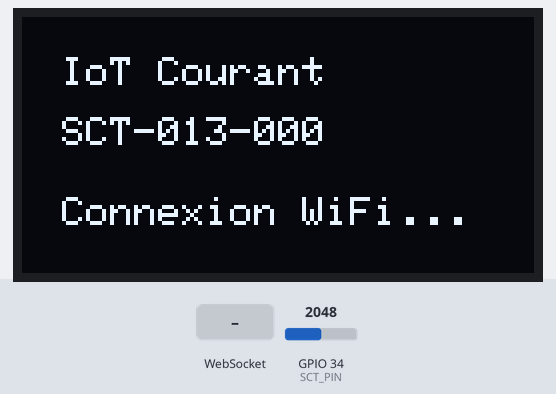
This program was run on a simulated ESP32. On the bench: 128×64 one-colour display. The test bench sets the inputs (shaded band); at power-on: GPIO 34 (SCT_PIN) = 2048 (analog values on the 0–4095 scale). WiFi joins after 1.5 s; servers stay silent unless stated; the local clock reads 2024-03-15 10:24:30 at power-on unless the program sets it; random numbers use the default seed unless the program sets one; EEPROM starts erased; what the program prints to the serial monitor is not drawn.

Above: at 1.2 s.
7.1 s: WebSocket text "1" received
At 8.1 s:
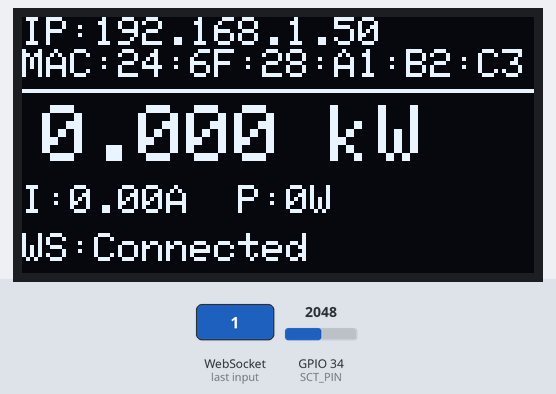
8.8 s: GPIO 34 (SCT_PIN) set to 2866
At 10.6 s:
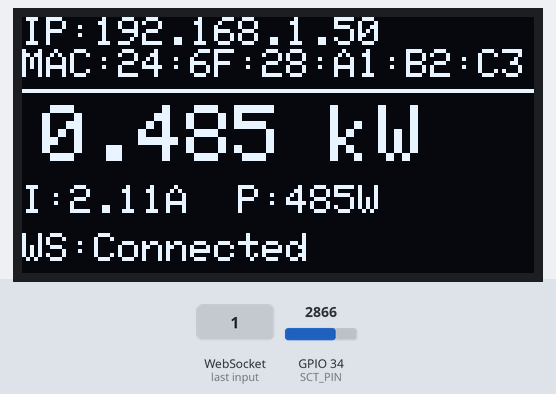
10.8 s: GPIO 34 (SCT_PIN) set to 3603
At 12.4 s:
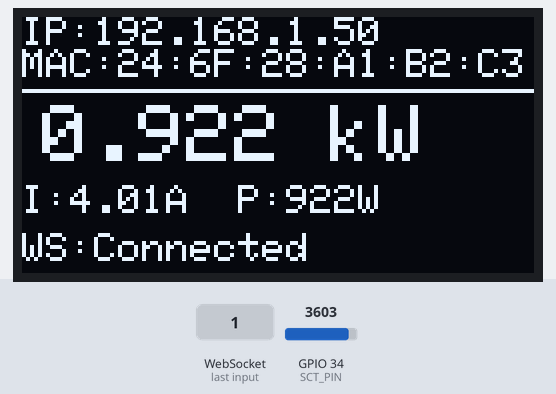
12.5 s: GPIO 34 (SCT_PIN) set to 4095
At 14.4 s:
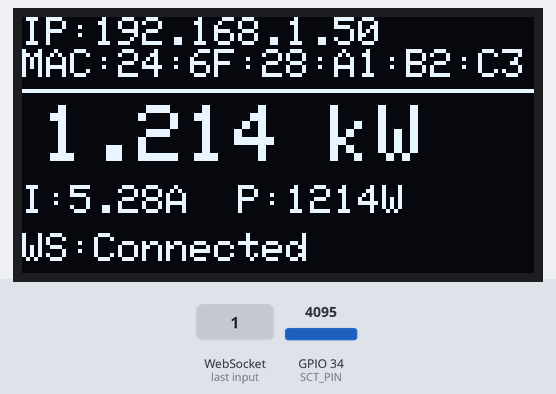
Timing chart, 0 to 15.3 s (numbered marks = the images above; inputs shaded):
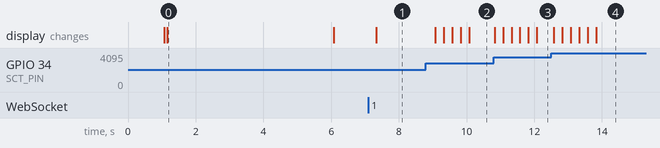

Measured:
- after the input at 7.1 s, the display: changes after 0.23 s (image 1)
- after the input at 8.8 s, the display: first changes after 0.28 s (image 2 shows a later state)
- after the input at 10.8 s, the display: first changes at once (image 3 shows a later state)
- after the input at 12.5 s, the display: first changes after 0.08 s (image 4 shows a later state)
- what the display in image 0 shows lasts 4.9 s, from 1.2 s to 6.1 s

The program:

main.cpp
```cpp
#include <WiFi.h>
#include <WebSocketsClient.h>
#include <ArduinoJson.h>
#include "time.h"
#include <Wire.h>
#include <Adafruit_GFX.h>
#include <Adafruit_SSD1306.h>
#include "config.h"
#include "oledDetector.h"


#define SIMULATION_MODE false

Adafruit_SSD1306 display(SCREEN_WIDTH, SCREEN_HEIGHT, &Wire, OLED_RESET);

// WebSocket client
WebSocketsClient webSocket;
bool isStompConnected = false;

// NTP Configuration
const char* ntpServer = "pool.ntp.org";
const long gmtOffset_sec = 3600;
const int daylightOffset_sec = 0;

// Variables pour les mesures
float currentRMS = 0.0;
float powerWatts = 0.0;
float powerKW = 0.0;
unsigned long lastUpdate = 0;

// Moyenne glissante pour lisser les valeurs
#define SMOOTH_SAMPLES 5
float powerHistory[SMOOTH_SAMPLES] = {0};
int powerHistoryIndex = 0;

// Offset ADC calibré au démarrage
int calibratedOffset = ADC_COUNTS / 2;

// ==================== FONCTIONS NTP ====================
void initTime() {
  configTime(gmtOffset_sec, daylightOffset_sec, ntpServer);
  Serial.println("Waiting for NTP time...");
  time_t now_sec = time(nullptr);
  while (now_sec < 100000) {
    delay(500);
    Serial.print(".");
    now_sec = time(nullptr);
  }
  Serial.println("\nTime initialized!");
}

String getISO8601Time() {
  time_t now_sec = time(nullptr);
  struct tm timeinfo;
  gmtime_r(&now_sec, &timeinfo);
  char buffer[25];
  sprintf(buffer, "%04d-%02d-%02dT%02d:%02d:%02d",
          timeinfo.tm_year + 1900,
          timeinfo.tm_mon + 1,
          timeinfo.tm_mday,
          timeinfo.tm_hour,
          timeinfo.tm_min,
          timeinfo.tm_sec);
  return String(buffer);
}

// ==================== FONCTIONS STOMP/WEBSOCKET ====================
void sendStompFrame(String frame) {
  frame += '\0';
  webSocket.sendTXT(frame);
}

void webSocketEvent(WStype_t type, uint8_t * payload, size_t length) {
  switch (type) {
    case WStype_DISCONNECTED:
      Serial.println("WebSocket Disconnected.");
      isStompConnected = false;
      break;

    case WStype_CONNECTED:
      Serial.println("WebSocket Connected to /iot/energy!");
      isStompConnected = true;
      break;

    case WStype_TEXT:
      Serial.print("Received from server: ");
      Serial.println((char*)payload);
      // Parse server response (acknowledgment or error)
      break;

    case WStype_ERROR:
      Serial.println("WebSocket Error!");
      isStompConnected = false;
      break;

    default:
      break;
  }
}

// ==================== CALIBRATION ====================
void calibrateOffset() {
  Serial.println("[CAL] Attente stabilisation du circuit...");
  delay(2000);  // Attendre 2 secondes pour que le circuit se stabilise
  Serial.println("[CAL] Calibration de l'offset ADC...");

  long sum = 0;
  int numSamples = 2000;

  for (int i = 0; i < numSamples; i++) {
    sum += analogRead(SCT_PIN);
    delayMicroseconds(500);
  }

  calibratedOffset = sum / numSamples;
  Serial.printf("[CAL] Offset calibre: %d (theorique: 2048)\n", calibratedOffset);
}

// ==================== FONCTIONS MESURE COURANT ====================
float measureCurrentRMS() {
  long sumSquares = 0;
  int sample;
  int sampleOffset;

  // Debug: afficher quelques valeurs ADC brutes
  static unsigned long lastDebug = 0;
  bool showDebug = (millis() - lastDebug > 5000);
  if (showDebug) {
    lastDebug = millis();
    Serial.print("[ADC DEBUG] Offset=");
    Serial.print(calibratedOffset);
    Serial.print(" | Samples: ");
  }

  for (int i = 0; i < SAMPLES; i++) {
    sample = analogRead(SCT_PIN);

    // Debug: afficher les 5 premiers échantillons
    if (showDebug && i < 5) {
      Serial.print(sample);
      Serial.print(" ");
    }

    sampleOffset = sample - calibratedOffset;
    sumSquares += (long)sampleOffset * sampleOffset;
    delayMicroseconds(200);
  }

  if (showDebug) {
    Serial.println();
  }

  float meanSquares = (float)sumSquares / SAMPLES;
  float rmsADC = sqrt(meanSquares);
  float rmsVoltage = (rmsADC / (float)ADC_COUNTS) * VREF;
  float current = (rmsVoltage / BURDEN_RESISTOR) * SCT_RATIO * CALIBRATION_FACTOR;

  // Protection contre nan
  if (isnan(current) || isinf(current)) {
    current = 0.0;
  }

  // Seuil de bruit : ignorer les petites valeurs
  if (current < NOISE_THRESHOLD) {
    current = 0.0;
  }

  return current;
}

// ==================== FONCTIONS AFFICHAGE ====================
void displayStatus() {
  display.clearDisplay();
  display.setTextSize(1);
  display.setTextColor(SSD1306_WHITE);

  // Ligne 1: IP
  display.setCursor(0, 0);
  display.print("IP:");
  display.println(WiFi.localIP());

  // Ligne 2: MAC
  display.print("MAC:");
  display.println(WiFi.macAddress());

  // Ligne 3: Séparation
  display.drawLine(0, 18, 127, 18, SSD1306_WHITE);

  // Ligne 4: Puissance en kW (grand)
  display.setTextSize(2);
  display.setCursor(5, 22);
  if (powerKW < 10) {
    display.print(powerKW, 3);
  } else {
    display.print(powerKW, 2);
  }
  display.println(" kW");

  // Ligne 5: Courant et Watts
  display.setTextSize(1);
  display.setCursor(0, 42);
  display.print("I:");
  display.print(currentRMS, 2);
  display.print("A  P:");
  display.print(powerWatts, 0);
  display.println("W");

  // Ligne 6: Status connexion
  display.setCursor(0, 54);
  display.print("WS:");
  display.println(isStompConnected ? "Connected" : "Disconnected");

  display.display();
}

void printSerial() {
  Serial.println("------------------------");
  Serial.print("Courant RMS: ");
  Serial.print(currentRMS, 3);
  Serial.println(" A");
  Serial.print("Puissance: ");
  Serial.print(powerWatts, 1);
  Serial.print(" W | ");
  Serial.print(powerKW, 4);
  Serial.println(" kW");
}

// ==================== SETUP ====================
void setup() {
  Serial.begin(115200);
  delay(1000);

  Serial.println("\n=== IoT Courant - Mesure SCT-013 ===");
  Serial.println("Capteur: SCT-013-000 (100A)");
  Serial.printf("Pin ADC: GPIO%d\n", SCT_PIN);
  Serial.printf("Tension secteur: %.0fV\n", VOLTAGE_REF);
  Serial.printf("Resistance burden: %.0f ohms\n", BURDEN_RESISTOR);

  // Configurer l'ADC
  analogReadResolution(ADC_BITS);
  analogSetAttenuation(ADC_11db);

  // Initialiser l'OLED avec auto-détection
  if (!initOLED(display)) {
    Serial.println("[ERREUR] Impossible d'initialiser l'écran OLED");
    Serial.println("[INFO] Continuons quand même sans écran...");
  } else {
    Serial.println("[OK] Écran OLED initialisé avec succès!");
    display.clearDisplay();
    display.setTextSize(1);
    display.setTextColor(SSD1306_WHITE);
    display.setCursor(10, 10);
    display.println("IoT Courant");
    display.setCursor(10, 25);
    display.println("SCT-013-000");
    display.setCursor(10, 45);
    display.println("Connexion WiFi...");
    display.display();
  }

  // Connexion WiFi
  WiFi.begin(WIFI_SSID, WIFI_PASSWORD);
  Serial.print("Connecting to Wi-Fi");
  while (WiFi.status() != WL_CONNECTED) {
    delay(500);
    Serial.print(".");
  }
  Serial.println();
  Serial.print("Connected! IP: ");
  Serial.println(WiFi.localIP());

  // Initialiser NTP
  initTime();

  // Initialiser WebSocket avec SSL pour Render
  webSocket.beginSSL(WS_SERVER, WS_PORT, WS_PATH);
  webSocket.onEvent(webSocketEvent);
  webSocket.setReconnectInterval(5000);

  // Calibrer l'offset ADC
  calibrateOffset();

  Serial.println("\nDémarrage des mesures...\n");
}


// ==================== SIMULATION DATA ====================
float generateFakeCurrent() {
  static float current = 1.5;

  float variation = random(-20, 20) / 100.0; // ±0.2A
  current += variation;

  if (current < 0.2) current = 0.2;
  if (current > 10.0) current = 10.0;

  return current;
}


// ==================== LOOP ====================
void loop() {
  webSocket.loop();

  unsigned long currentMillis = millis();

  if (currentMillis - lastUpdate >= UPDATE_INTERVAL) {
    lastUpdate = currentMillis;

    // Mesurer le courant RMS
    // float rawCurrent = measureCurrentRMS();
    // float rawPower = VOLTAGE_REF * rawCurrent;


    float rawCurrent;
float rawPower;

#if SIMULATION_MODE
  rawCurrent = generateFakeCurrent();
  rawPower = VOLTAGE_REF * rawCurrent;
#else
  rawCurrent = measureCurrentRMS();
  rawPower = VOLTAGE_REF * rawCurrent;
#endif


    // Ajouter a la moyenne glissante
    powerHistory[powerHistoryIndex] = rawPower;
    powerHistoryIndex = (powerHistoryIndex + 1) % SMOOTH_SAMPLES;

    // Calculer la moyenne
    float sum = 0;
    for (int i = 0; i < SMOOTH_SAMPLES; i++) {
      sum += powerHistory[i];
    }
    powerWatts = sum / SMOOTH_SAMPLES;
    powerKW = powerWatts / 1000.0;
    currentRMS = powerWatts / VOLTAGE_REF;

    // Afficher sur l'écran
    displayStatus();

    // Afficher sur le port série
    printSerial();

    // Envoyer via WebSocket si connecté
    if (isStompConnected) {
      StaticJsonDocument<256> json;

      json["powerKW"] = (double)powerKW;
      json["powerW"] = (double)powerWatts;
      json["currentA"] = (double)currentRMS;
      json["voltage"] = (int)VOLTAGE_REF;
      json["timestamp"] = getISO8601Time();
      json["mac"] = WiFi.macAddress();

      String payloadJson;
      serializeJson(json, payloadJson);

      Serial.print("[SEND] ");
      Serial.println(payloadJson);

      String sendFrame = "SEND\n";
      sendFrame += "destination:/app/addData\n";
      sendFrame += "content-type:application/json\n";
      sendFrame += "content-length:" + String(payloadJson.length()) + "\n";
      sendFrame += "\n";
      sendFrame += payloadJson;

      sendStompFrame(sendFrame);
      Serial.println("✓ Données envoyées au serveur!");
    }
  }
}
```

oledDetector.h
```cpp
#ifndef OLED_DETECTOR_H
#define OLED_DETECTOR_H

#include <Adafruit_SSD1306.h>

// Initialiser l'OLED avec auto-détection
// Retourne true si succès, false si échec
bool initOLED(Adafruit_SSD1306 &display);

#endif
```

oledDetector.cpp
```cpp
#include "oledDetector.h"
#include "config.h"
#include <Wire.h>
#include <EEPROM.h>

// Adresses EEPROM
#define EEPROM_MAGIC 0xAB
#define EEPROM_ADDR_MAGIC 0
#define EEPROM_ADDR_SDA 1
#define EEPROM_ADDR_SCL 2
#define EEPROM_ADDR_I2C 3

// Structure config OLED
struct OLEDConfig {
  uint8_t sda_pin;
  uint8_t scl_pin;
  uint8_t i2c_address;
};

// Pins I2C possibles sur ESP32 et ESP8266
// Ordre optimisé : pins les plus courantes en premier
#ifdef ESP32
  // ESP32 : toutes les pins GPIO utilisables pour I2C
  // Priorité : 21/22 (standards), 4/5, puis autres
  const int possiblePins[] = {21, 22, 4, 5, 13, 14, 15, 16, 17, 18, 19, 23, 25, 26, 27, 32, 33};
#else
  // ESP8266 : priorité aux pins standards (4/5) et IDEASPARK inversées (14/12)
  const int possiblePins[] = {14, 12, 4, 5, 0, 2, 13, 15};
#endif
const int numPins = sizeof(possiblePins) / sizeof(possiblePins[0]);
const uint8_t possibleAddresses[] = {0x3C, 0x3D};
const int numAddresses = 2;

// Charger config depuis EEPROM
bool loadOLEDConfig(OLEDConfig &config) {
  EEPROM.begin(512);
  if (EEPROM.read(EEPROM_ADDR_MAGIC) == EEPROM_MAGIC) {
    config.sda_pin = EEPROM.read(EEPROM_ADDR_SDA);
    config.scl_pin = EEPROM.read(EEPROM_ADDR_SCL);
    config.i2c_address = EEPROM.read(EEPROM_ADDR_I2C);

    Serial.println("[OLED] Config chargée depuis EEPROM");
    Serial.printf("  SDA=GPIO%d, SCL=GPIO%d, Adr=0x%02X\n",
                  config.sda_pin, config.scl_pin, config.i2c_address);
    return true;
  }
  return false;
}

// Sauvegarder config dans EEPROM
void saveOLEDConfig(const OLEDConfig &config) {
  EEPROM.write(EEPROM_ADDR_MAGIC, EEPROM_MAGIC);
  EEPROM.write(EEPROM_ADDR_SDA, config.sda_pin);
  EEPROM.write(EEPROM_ADDR_SCL, config.scl_pin);
  EEPROM.write(EEPROM_ADDR_I2C, config.i2c_address);
  EEPROM.commit();
  Serial.println("[OLED] Config sauvegardée dans EEPROM");
}

// Scanner toutes les combinaisons
bool scanForOLED(Adafruit_SSD1306 &display, OLEDConfig &config) {
  Serial.println("\n[OLED] Scan automatique en cours...");
  Serial.printf("[OLED] Test de %d pins possibles\n", numPins);

  int testCount = 0;
  for (int sda_i = 0; sda_i < numPins; sda_i++) {
    for (int scl_i = 0; scl_i < numPins; scl_i++) {
      if (sda_i == scl_i) continue;

      int sda = possiblePins[sda_i];
      int scl = possiblePins[scl_i];

      testCount++;
      if (testCount % 20 == 0) {
        Serial.printf("  ...testé %d combinaisons\n", testCount);
      }

      // Fermer l'ancien bus I2C (ESP32 seulement, ESP8266 n'a pas Wire.end())
      #ifdef ESP32
        Wire.end();
      #endif
      Wire.begin(sda, scl);
      delay(50);  // Délai plus long pour stabilisation

      for (int addr_i = 0; addr_i < numAddresses; addr_i++) {
        uint8_t addr = possibleAddresses[addr_i];

        Wire.beginTransmission(addr);
        uint8_t error = Wire.endTransmission();

        if (error == 0) {
          Serial.printf("[OLED] Réponse I2C détectée sur SDA=%d, SCL=%d, Adr=0x%02X\n", sda, scl, addr);

          // Réinitialiser complètement le display
          bool success = display.begin(SSD1306_SWITCHCAPVCC, addr);

          if (success) {
            Serial.printf("[OLED] Trouvé! SDA=GPIO%d, SCL=GPIO%d, Adr=0x%02X\n", sda, scl, addr);

            // Tester que l'écran répond
            display.clearDisplay();
            display.display();
            delay(10);

            config.sda_pin = sda;
            config.scl_pin = scl;
            config.i2c_address = addr;

            return true;
          } else {
            Serial.printf("[OLED] display.begin() retourné: %d\n", success);
          }
        }
      }
    }
  }

  Serial.printf("[OLED] Aucun écran trouvé après %d tests!\n", testCount);
  return false;
}

// Fonction principale d'initialisation
bool initOLED(Adafruit_SSD1306 &display) {
  Serial.println("\n=== Initialisation OLED ===");

  OLEDConfig config;

  // Essayer de charger la config
  if (loadOLEDConfig(config)) {
    Wire.begin(config.sda_pin, config.scl_pin);
    delay(100);

    // Vérifier que l'OLED répond vraiment
    Wire.beginTransmission(config.i2c_address);
    if (Wire.endTransmission() == 0) {
      if (display.begin(SSD1306_SWITCHCAPVCC, config.i2c_address)) {
        Serial.println("[OLED] Démarrage OK avec config sauvegardée");
        return true;
      }
    }
    Serial.println("[OLED] Config sauvegardée ne fonctionne plus, scan...");
  }

  // Scanner
  if (scanForOLED(display, config)) {
    saveOLEDConfig(config);
    return true;
  }

  return false;
}
```

config.h
```cpp
#ifndef CONFIG_H
#define CONFIG_H

// Configuration de l'écran OLED
#define SCREEN_WIDTH 128
#define SCREEN_HEIGHT 64
#define OLED_RESET -1

// NOTE: Les pins I2C (SDA/SCL) et l'adresse I2C sont détectées
// automatiquement par oledDetector au premier démarrage, puis
// sauvegardées dans l'EEPROM pour les démarrages suivants.

// ==================== CONFIGURATION WIFI ====================
// Modifiez ces valeurs selon votre réseau
#define WIFI_SSID "Palais Bouregreg"
#define WIFI_PASSWORD "PALAIS2021"

// ==================== CONFIGURATION WEBSOCKET ====================
// Adresse IP du serveur Spring Boot
#define WS_SERVER "greentech-api-p5dm.onrender.com"
#define WS_PORT 443
#define WS_PATH "/iot/energy"

// ==================== CONFIGURATION SCT-013-000 ====================
#define SCT_PIN 34              // GPIO pour lecture analogique (ADC1)
#define VOLTAGE_REF 230.0       // Tension secteur en France (V)
#define SCT_RATIO 2000          // Ratio du transformateur (100A:50mA = 2000:1)
#define BURDEN_RESISTOR 100.0   // Resistance burden en ohms
#define ADC_BITS 12             // Resolution ADC ESP32
#define ADC_COUNTS 4096         // 2^12
#define VREF 3.3                // Tension de reference ADC

// Calibration
#define CALIBRATION_FACTOR 0.16  // Calibré pour SCT-013-000 avec R=100ohm
#define NOISE_THRESHOLD 0.05     // Seuil de bruit en amperes (en dessous = 0)

// Nombre d'echantillons pour le calcul RMS
#define SAMPLES 500

// Intervalle de mise a jour affichage (ms)
#define UPDATE_INTERVAL 250

#endif
```
